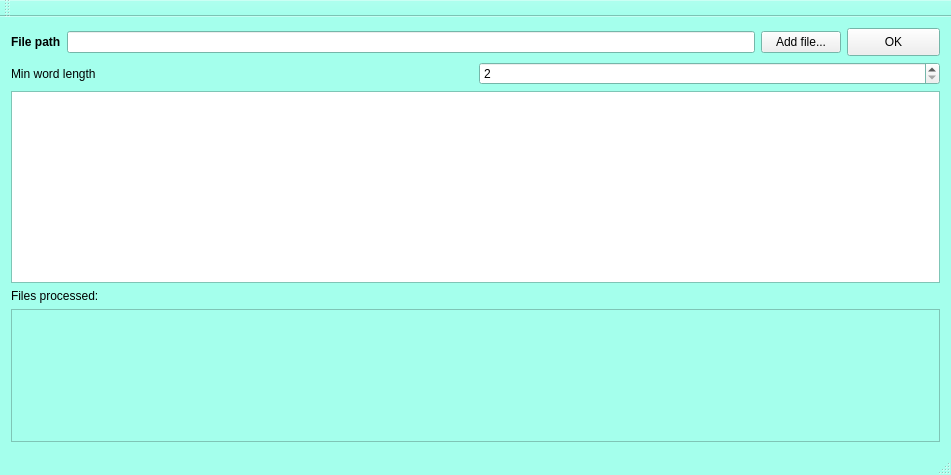
<?xml version="1.0" encoding="UTF-8"?>
<ui version="4.0">
 <class>MainWindow</class>
 <widget class="QMainWindow" name="MainWindow">
  <property name="geometry">
   <rect>
    <x>0</x>
    <y>0</y>
    <width>951</width>
    <height>475</height>
   </rect>
  </property>
  <property name="palette">
   <palette>
    <active>
     <colorrole role="Base">
      <brush brushstyle="SolidPattern">
       <color alpha="255">
        <red>255</red>
        <green>255</green>
        <blue>255</blue>
       </color>
      </brush>
     </colorrole>
     <colorrole role="Window">
      <brush brushstyle="SolidPattern">
       <color alpha="255">
        <red>164</red>
        <green>255</green>
        <blue>236</blue>
       </color>
      </brush>
     </colorrole>
    </active>
    <inactive>
     <colorrole role="Base">
      <brush brushstyle="SolidPattern">
       <color alpha="255">
        <red>255</red>
        <green>255</green>
        <blue>255</blue>
       </color>
      </brush>
     </colorrole>
     <colorrole role="Window">
      <brush brushstyle="SolidPattern">
       <color alpha="255">
        <red>164</red>
        <green>255</green>
        <blue>236</blue>
       </color>
      </brush>
     </colorrole>
    </inactive>
    <disabled>
     <colorrole role="Base">
      <brush brushstyle="SolidPattern">
       <color alpha="255">
        <red>164</red>
        <green>255</green>
        <blue>236</blue>
       </color>
      </brush>
     </colorrole>
     <colorrole role="Window">
      <brush brushstyle="SolidPattern">
       <color alpha="255">
        <red>164</red>
        <green>255</green>
        <blue>236</blue>
       </color>
      </brush>
     </colorrole>
    </disabled>
   </palette>
  </property>
  <property name="windowTitle">
   <string>TextParser</string>
  </property>
  <property name="windowIcon">
   <iconset resource="res.qrc">
    <normaloff>:/img/ParserIcon.png</normaloff>:/img/ParserIcon.png</iconset>
  </property>
  <widget class="QWidget" name="centralWidget">
   <layout class="QVBoxLayout" name="verticalLayout_2">
    <item>
     <layout class="QVBoxLayout" name="verticalLayout">
      <item>
       <layout class="QHBoxLayout" name="horizontalLayout">
        <item>
         <widget class="QLabel" name="label">
          <property name="font">
           <font>
            <family>MS Sans Serif</family>
            <weight>75</weight>
            <bold>true</bold>
           </font>
          </property>
          <property name="text">
           <string>File path</string>
          </property>
         </widget>
        </item>
        <item>
         <widget class="QLineEdit" name="lineEdit">
          <property name="text">
           <string/>
          </property>
         </widget>
        </item>
        <item>
         <widget class="QPushButton" name="pushButton_choose">
          <property name="text">
           <string>Add file...</string>
          </property>
         </widget>
        </item>
        <item>
         <widget class="QPushButton" name="pushButton">
          <property name="sizePolicy">
           <sizepolicy hsizetype="Fixed" vsizetype="Fixed">
            <horstretch>0</horstretch>
            <verstretch>0</verstretch>
           </sizepolicy>
          </property>
          <property name="minimumSize">
           <size>
            <width>93</width>
            <height>28</height>
           </size>
          </property>
          <property name="text">
           <string>OK</string>
          </property>
         </widget>
        </item>
       </layout>
      </item>
     </layout>
    </item>
    <item>
     <layout class="QHBoxLayout" name="horizontalLayout_3">
      <item>
       <widget class="QLabel" name="label_2">
        <property name="text">
         <string>Min word length</string>
        </property>
       </widget>
      </item>
      <item>
       <widget class="QSpinBox" name="spinBox">
        <property name="minimum">
         <number>2</number>
        </property>
       </widget>
      </item>
     </layout>
    </item>
    <item>
     <layout class="QHBoxLayout" name="horizontalLayout_2">
      <item>
       <widget class="QTextBrowser" name="textBrowser"/>
      </item>
     </layout>
    </item>
    <item>
     <widget class="QLabel" name="label_3">
      <property name="text">
       <string>Files processed:</string>
      </property>
     </widget>
    </item>
    <item>
     <widget class="QTextBrowser" name="textBrowser_includedFiles">
      <property name="sizePolicy">
       <sizepolicy hsizetype="Minimum" vsizetype="Maximum">
        <horstretch>0</horstretch>
        <verstretch>10</verstretch>
       </sizepolicy>
      </property>
      <property name="autoFillBackground">
       <bool>true</bool>
      </property>
      <property name="styleSheet">
       <string notr="true">background-color: rgb(164, 255, 236);</string>
      </property>
     </widget>
    </item>
   </layout>
  </widget>
  <widget class="QMenuBar" name="menuBar">
   <property name="geometry">
    <rect>
     <x>0</x>
     <y>0</y>
     <width>951</width>
     <height>26</height>
    </rect>
   </property>
  </widget>
  <widget class="QToolBar" name="mainToolBar">
   <attribute name="toolBarArea">
    <enum>TopToolBarArea</enum>
   </attribute>
   <attribute name="toolBarBreak">
    <bool>false</bool>
   </attribute>
  </widget>
  <widget class="QStatusBar" name="statusBar"/>
 </widget>
 <layoutdefault spacing="6" margin="11"/>
 <resources>
  <include location="res.qrc"/>
 </resources>
 <connections/>
</ui>
